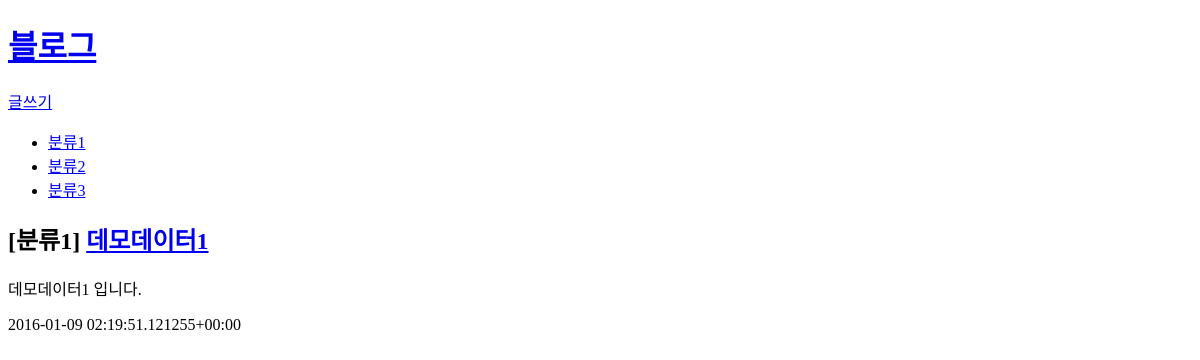
The app's page /?category=1, older data.
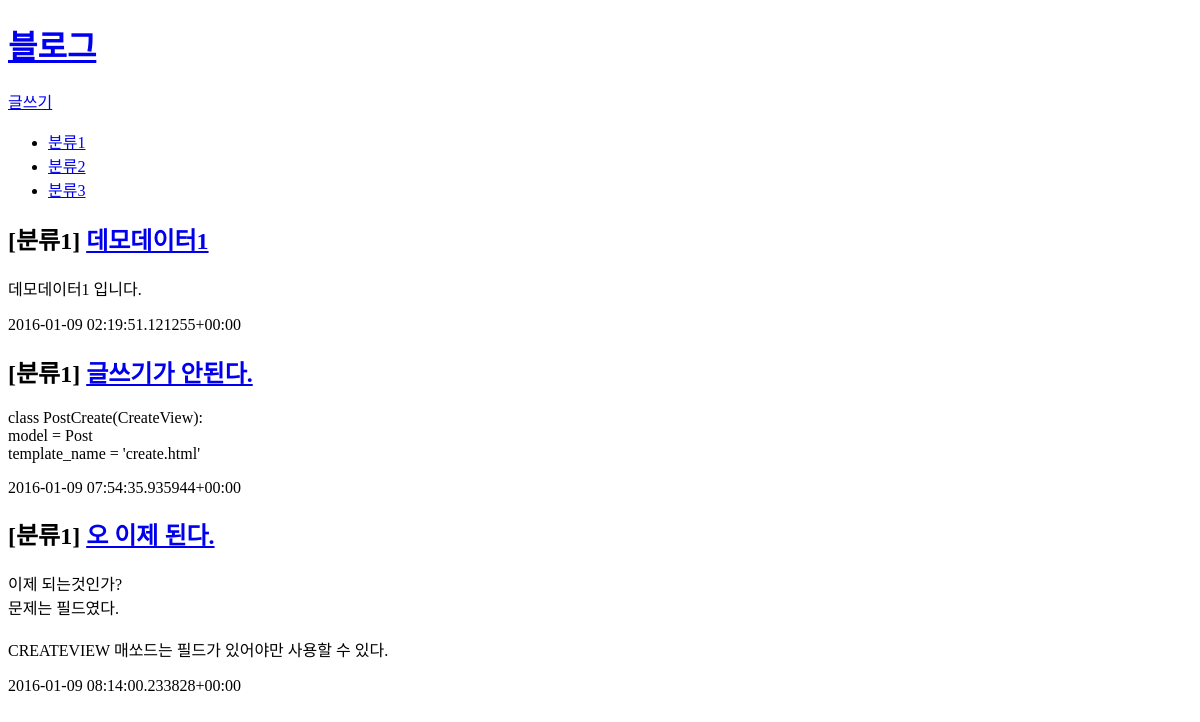
The same page, newer data.
### blog/models.py (models this page shows, shortened)
class Category(models.Model):
    class Meta:
        verbose_name = u'분류'
        ordering = ['name']
    name = models.CharField(verbose_name=u'이름', max_length=50)

class Post(models.Model):
    class Meta:
        verbose_name = u'글'
        ordering = ['created']
    category = models.ForeignKey(Category, verbose_name=u'분류', null=True, blank=True)
    title = models.CharField(verbose_name=u'제목', max_length=256)
    content = models.TextField(u'내용', blank= True , default='')
    created = models.DateTimeField(auto_now_add=True, verbose_name=u'생성일')

### blog/views.py (the view)
# urls.py: url(r'^$', PostList.as_view(),name='home'),
class PostList(ListView):
    model = Post
    template_name = 'home.html'
    def get_context_data(self, **kwargs):
        context = super(PostList, self).get_context_data(**kwargs)
        categories = Category.objects.all()
        context['categories'] = categories
        return context
    def get_queryset(self):
        queryset = super(PostList, self).get_queryset()
        category_id = self.request.GET.get('category')
        if category_id:
            queryset = queryset.filter(category = category_id)
        return queryset

### templates/home.html
{% extends 'base.html' %}
{% block content %}
    <a href="{% url 'create' %}">글쓰기</a>
    <ul class="category">
        {% for category in categories %}
            <li>
                <a href="{% url 'home'  %}?category={{ category.id }}">
                    {{ category.name }}
                </a>
            </li>
        {% endfor %}
    </ul>
    <div class="posts">
        {% for object in object_list %}
            {% include '_post.html' %}
        {% endfor %}
    </div>
{% endblock %}

### templates/_post.html
<article class="post">
    <h1>
        [{{ object.category.name }}]
        <a href="{% url 'detail' object.id %}">
            {{ object.title }}
        </a>
    </h1>
    {{ object.content|linebreaksbr }}
    {{ object.created|linebreaks }}
</article>

Row changes from the older to the newer data that the page shows:
added Post: category.name "분류1", title "글쓰기가 안된다.", content "class PostCreate(CreateView): model = Post template_name = 'create.html'", created "2016-01-09 07:54:35.935944+00:00"
added Post: category.name "분류1", title "오 이제 된다.", content "이제 되는것인가? 문제는 필드였다. CREATEVIEW 매쏘드는 필드가 있어야만 사용할 수 있다.", created "2016-01-09 08:14:00.233828+00:00"
